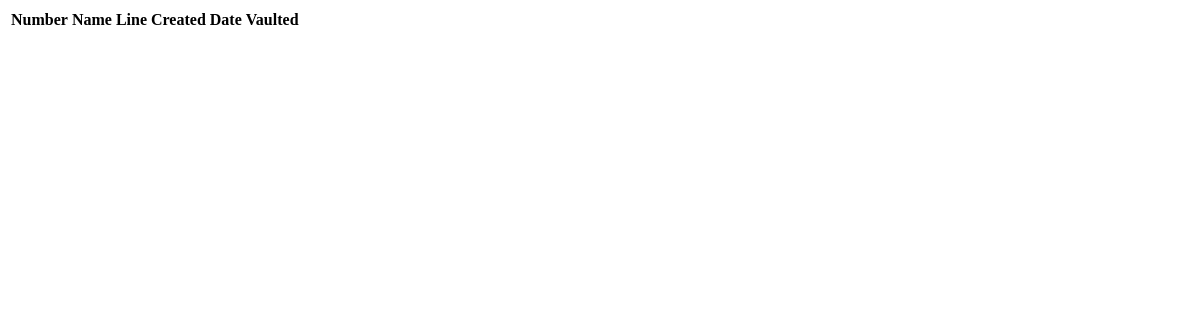
Before: / with the older database file.
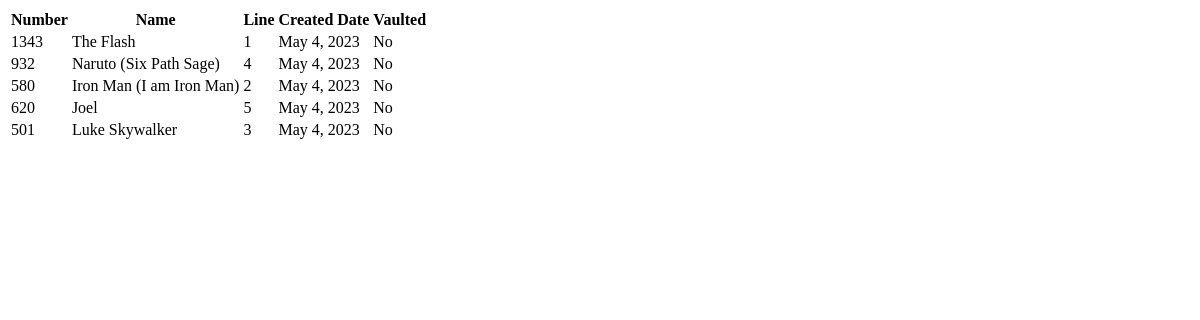
After: the same page with the newer database file.
### funko_pop_app/models.py (models this page shows, shortened)
class FunkoPop(models.Model):
    name = models.CharField(max_length=255, blank=False)
    number = models.PositiveIntegerField(blank=False)
    LINE = Choices(
        (1, 'dc', 'DC'),
        (2, 'marvel', 'MARVEL'),
        (3, 'star_wars', 'STAR WARS'),
        (4, 'animation', 'ANIMATION'),
        (5, 'games', 'GAMES'),
    )
    line = models.PositiveSmallIntegerField(choices=LINE, blank=False)
    production_date = models.DateField()
    is_vaulted = models.BooleanField(default=False)

### funko_pop_app/views.py (the view)
# urls.py: path('', views.funko_pop_list, name='funko_pop_list'),
def funko_pop_list(request):
    funko_pops = FunkoPop.objects.all()
    context = {
        'funko_pops': funko_pops,
    }
    return render(request, 'funko_pop_app/funko_pop_list.html', context)

### funko_pop_app/templates/funko_pop_app/funko_pop_list.html
<table>
    <tr>
        <th>Number</th>
        <th>Name</th>
        <th>Line</th>
        <th>Created Date</th>
        <th>Vaulted</th>
    </tr>
    {% for funko_pop in funko_pops %}
        <tr>
            <td>
                {{ funko_pop.number }}
            </td>
            <td>
                {{ funko_pop.name }}
            </td>
            <td>
                {{ funko_pop.line }}
            </td>
            <td>
                {{ funko_pop.production_date }}
            </td>
            <td>
                {{ funko_pop.is_vaulted|yesno:"Yes,No" }}
            </td>
        </tr>
    {% endfor %}
</table>

Changed rows visible on the page:
added FunkoPop: number "1343", name "The Flash", line "1", production_date "May 4, 2023", is_vaulted "No"
added FunkoPop: number "932", name "Naruto (Six Path Sage)", line "4", production_date "May 4, 2023", is_vaulted "No"
added FunkoPop: number "580", name "Iron Man (I am Iron Man)", line "2", production_date "May 4, 2023", is_vaulted "No"
added FunkoPop: number "620", name "Joel", line "5", production_date "May 4, 2023", is_vaulted "No"
added FunkoPop: number "501", name "Luke Skywalker", line "3", production_date "May 4, 2023", is_vaulted "No"
